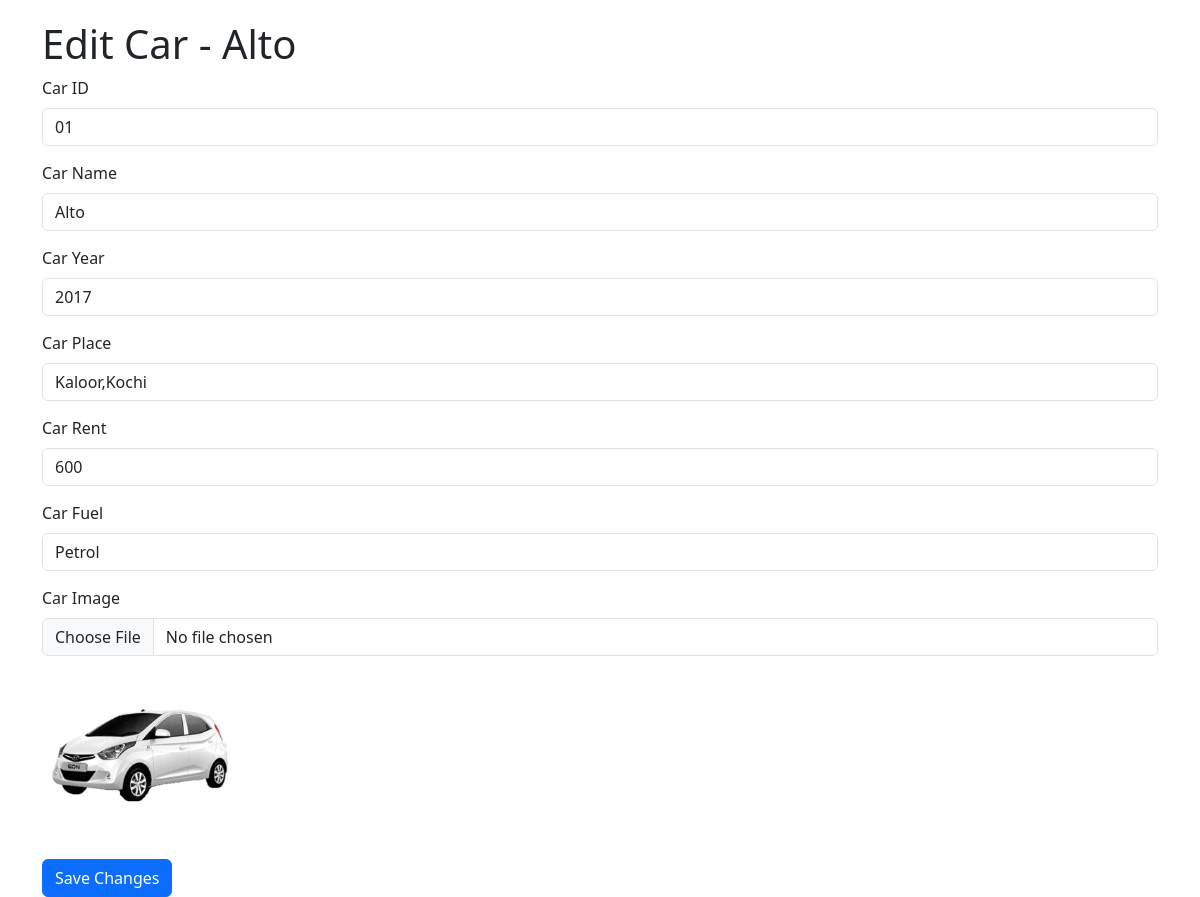
The page /edit-car/1/ on the database its author committed.
### app/models.py (models this page shows)
class Cars(models.Model):
    car_id=models.TextField()
    car_name=models.TextField()
    car_year=models.IntegerField()
    car_place=models.TextField()
    car_rent=models.IntegerField()
    car_fuel=models.TextField()
    car_img=models.FileField()
    category=models.ForeignKey(Car_category,on_delete=models.CASCADE,related_name="cars")

### app/views.py (the view, shortened to what this page needs)
# urls.py: path('edit-car/<int:car_id>/', views.edit_car, name='edit_car'),
def edit_car(request, car_id):
    car = get_object_or_404(Cars, id=car_id)
    return render(request, 'shop/edit_car.html', {'car': car})

### templates/shop/edit_car.html (shortened to what this page needs)
<!DOCTYPE html>
<html lang="en">
<head>
    <link rel="stylesheet" href="https://cdnjs.cloudflare.com/ajax/libs/bootstrap/5.3.0-alpha1/css/bootstrap.min.css">
</head>
<body>
    <div class="container form-container">
        <h1>Edit Car - {{ car.car_name }}</h1>
        <form action="{% url 'edit_car' car.id %}" method="post" enctype="multipart/form-data">
            <div class="form-group">
                <label for="car_id" class="form-label">Car ID</label>
                <input type="text" class="form-control" id="car_id" name="car_id" value="{{ car.car_id }}" required>
            </div>
            <div class="form-group">
                <label for="car_name" class="form-label">Car Name</label>
                <input type="text" class="form-control" id="car_name" name="car_name" value="{{ car.car_name }}" required>
            </div>
            <div class="form-group">
                <label for="car_year" class="form-label">Car Year</label>
                <input type="number" class="form-control" id="car_year" name="car_year" value="{{ car.car_year }}" required>
            </div>
            <div class="form-group">
                <label for="car_place" class="form-label">Car Place</label>
                <input type="text" class="form-control" id="car_place" name="car_place" value="{{ car.car_place }}" required>
            </div>
            <div class="form-group">
                <label for="car_rent" class="form-label">Car Rent</label>
                <input type="number" class="form-control" id="car_rent" name="car_rent" value="{{ car.car_rent }}" required>
            </div>
            <div class="form-group">
                <label for="car_fuel" class="form-label">Car Fuel</label>
                <input type="text" class="form-control" id="car_fuel" name="car_fuel" value="{{ car.car_fuel }}" required>
            </div>
            <div class="form-group">
                <label for="car_img" class="form-label">Car Image</label>
                <input type="file" class="form-control" id="car_img" name="car_img">
                {% if car.car_img %}
                    <img src="{{ car.car_img.url }}" alt="Car Image" class="img-preview">
                {% endif %}
            </div>
            <button type="submit" class="btn btn-primary">Save Changes</button>
        </form>
    </div>
</body>
</html>

### templates/shop/edit_car.html (style rules this page uses)
.form-container { margin-top: 20px; }
.form-group { margin-bottom: 15px; }
.img-preview { width: 200px; height: auto; margin-top: 10px; }

### rows shown on the page
Cars: car_name "Alto", car_id "01", car_year "2017", car_place "Kaloor,Kochi", car_rent "600", car_fuel "Petrol", car_img (picture)
